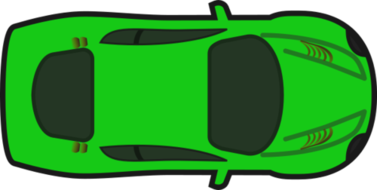
#> input picture Basik_Tutorial/Console_Scripts/__basik__/Images/cars/Original/green.png, 377 x 190 px
$ python image_quality.py   (older library calls are emulated)
#> lines starting #> are read from the running program, lines starting #| are printed output that depends on the picture


from PIL import Image
import os

#------------------------------------------------------------------------------

def homogenize_images(standard:'name.png',
                      path,
                      new_path,
                      quality=85):

    '''
    A function to make all the vehicle images of the same size and
    quality in terms of pixels. The main reasoning behind this is to ensure
    that the rotation of the image matrix takes the same amount of time
    for all vehicles thus allowing a for the program to be consistent in
    terms of running time.
    '''
#> called with standard = 'green.png', path = './Original', new_path = './Homogenized', quality = 85

    # If the directory specified by new_path does not exist, we will
    # create one.
    if not os.path.exists(new_path):
        os.makedirs(new_path)

    # Open the standard image and place it in the new directory/folder.
    standard_image = Image.open(path + '/' + standard)
#> standard_image is the input picture: PIL image 377x190 RGBA; mean R, G, B, A 22.6, 114.3, 22, 210.2
    standard_image.save(new_path + '/'  + standard)

    # Get all the images in the path
    others = os.listdir(path)

    # If standard is in this list, we will remove it.
    try:
        others.remove(standard)
    except ValueError:
        # Not in the list!
        pass

    # Homogenize the images: make it the same quality as standard.
    for image_name in others:
        image = Image.open(path + '/' + image_name)
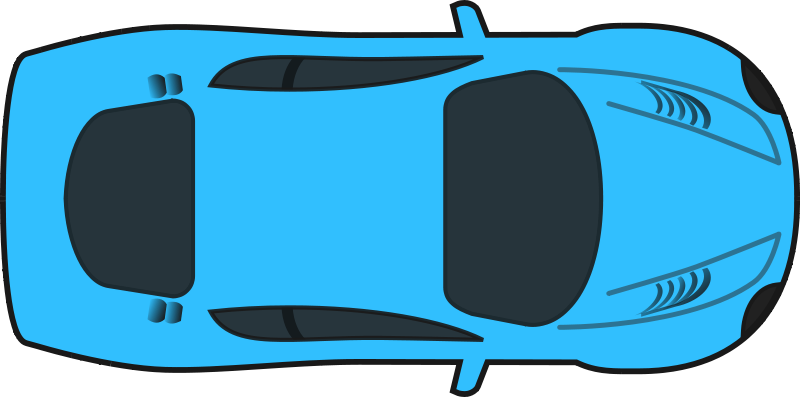
#> input picture Basik_Tutorial/Console_Scripts/__basik__/Images/cars/Original/blue.png, 800 x 397 px
#> image is the input picture: PIL image 800x397 RGBA; mean R, G, B, A 36.1, 114.8, 149.9, 209.2
        image = image.resize(standard_image.size,Image.ANTIALIAS)
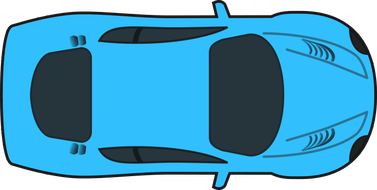
#> image: PIL image 377x190 RGBA; mean R, G, B, A 36.2, 114.9, 149.7, 209.2; transparent parts drawn white
        image.save(new_path + '/'  + image_name,
                   optimize=True,quality=quality)
#> pass 2 of the loop in homogenize_images, `for image_name in others:`:
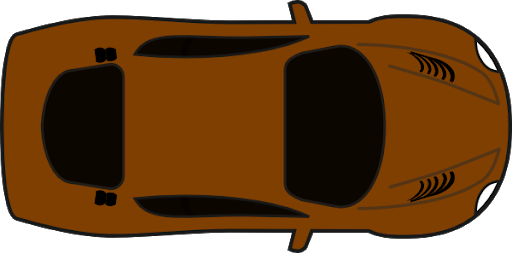
#> input picture Basik_Tutorial/Console_Scripts/__basik__/Images/cars/Original/brown.png, 512 x 253 px
#> in homogenize_images, image is the input picture: PIL image 512x253 RGBA; mean R, G, B, A 72.8, 37.7, 3.2, 209.4
#> in homogenize_images, `image = image.resize(standard_image.size,Image.ANTIALIAS)`:
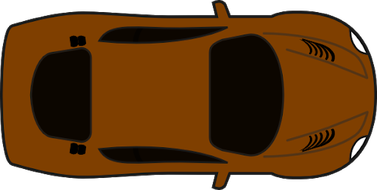
#> image: PIL image 377x190 RGBA; mean R, G, B, A 72.7, 37.5, 3, 209.4; transparent parts drawn white
#> pass 2 of the loop in homogenize_images, `for image_name in others:`:

    return None


#------------------------------------------------------------------------------


if __name__ == '__main__':

    standard = 'green.png'
    path = './Original'
    # Path 1
    new_path = './Homogenized'
    homogenize_images(standard,
                      path,
                      new_path)
    # Path 2
    new_path = '.'
    homogenize_images(standard,
                      path,
                      new_path)


#------------------------------------------------------------------------------
